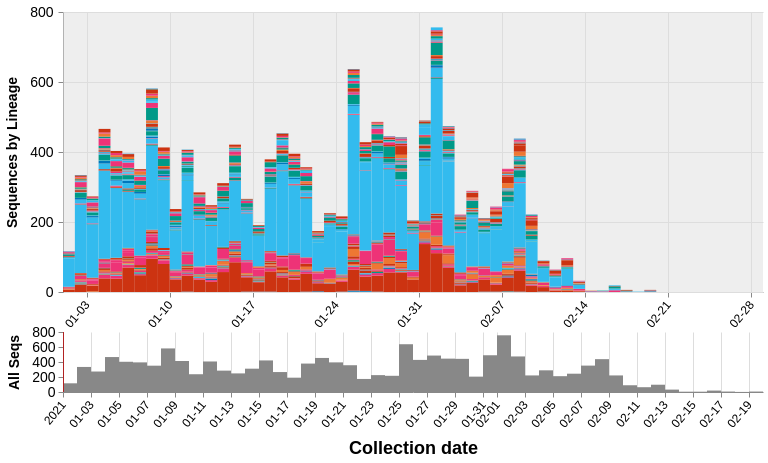

Write the Vega-Lite specification saved for this chart.
### Vega specification from a JSON file in a GitHub repository (floating-point values rounded to 4 significant figures; data arrays with more than 128 entries replaced by an {"elided": "..."} marker saying what was removed)
{"$schema": "https://vega.github.io/schema/vega/v5.json", "description": "A basic stacked bar chart example.", "comment": "These will be overridden by the container of this vega plot", "width": 700, "height": 380, "padding": 5, "signals": [{"name": "disableSelectionColoring", "value": true}, {"name": "detailHeight", "value": 280}, {"name": "detailClip", "update": "detailHeight == 0"}, {"name": "overviewY", "update": "detailHeight == 0 ? 0 : detailHeight + 40"}, {"name": "overviewHeight", "value": 60}, {"name": "dateRangeStart", "value": 1575158400000, "comment": "Along with dateRangeEnd, these are hard limits on the dates shown. May need to update when we hit 2021. Dates are in milliseconds, unix epoch"}, {"name": "dateRangeEnd", "value": 4070908800000}, {"name": "dateBin", "value": 86400000, "comment": "Binning of observations by date, where date is in milliseconds. Default is 1 day (1000 * 60 * 60 * 24). This should never be less than a day. This is passed to the bin transform of cases_by_date_and_group"}, {"name": "yearBin", "value": 31556952000}, {"name": "overviewYLabel", "value": "All Seqs", "comment": "Y-axis label of the overview (bottom) panel"}, {"name": "detailYLabel", "value": "Sequences by Lineage", "comment": "Y-axis label of the detail (upper) panel"}, {"name": "yFormat", "value": "s"}, {"name": "stackOffset", "value": "zero", "comment": "Whether to show the counts as percentages ('normalize') or as absolute counts ('zero'). This is passed to the stack transform of cases_by_date_and_group"}, {"name": "cumulativeWindow", "value": [0, 0], "comment": "Window to calculate cumulative counts over. [0, 0] disables this behavior, while [null, 0] does the cumulative counting"}, {"name": "detailDomain", "value": null, "comment": "The date range selected on the overview (bottom) panel. The units are in JS date objects. If there is no date selected, this should be null."}, {"name": "brush", "value": 0, "comment": "The date range selected on the overview (bottom) panel, in screen-space coordinate units (pixels). This will be converted to dates for the detailDomain signal by referencing the xOverview scale"}, {"name": "delta", "value": 0, "comment": "The difference between windows when dragging a date selection window in the overview (bottom) panel. It is tracked onmousemove and used to update the 'brush' signal after mouseup. Units are in screen-space coordinates (pixels)"}, {"name": "xdown", "value": 0, "comment": "The initial screen-space click location, in screen-space coordinates (pixels), when first clicking on the date range window before dragging it. This is used to calculate the 'delta' signal"}, {"name": "anchor", "value": null, "comment": "The initial 'brush' signal state, when clicking on the date range window to drag it. Units are in screen-space coordinates (pixels). Used to update the 'brush' signal after dragging it."}, {"name": "hoverBar", "value": null, "comment": "Used to store which group is hovered over. Is an object with field 'group'"}, {"name": "clear", "value": true, "comment": "If clicking on anything but a grouped bar, then clear the selection (by clearing the 'selection' data object)", "on": [{"events": "mouseup[!event.item]", "update": "true", "force": true}]}, {"name": "shift", "value": false, "comment": "Track whether or not the shift key is pressed. Used to select multiple groups by holding down shift before clicking", "on": [{"events": "@detailbars:click", "update": "event.shiftKey", "force": true}]}, {"name": "clicked", "value": null, "comment": "Track clicks on the group bars, for selection purposes", "on": [{"events": "@detailbars:click", "update": "{group: datum.group}", "force": true}]}], "data": [{"name": "selected", "comment": "A list of groups that are selected", "values": [{"group": "B.1.1"}], "on": [{"trigger": "clear", "remove": true}, {"trigger": "!shift", "remove": true}, {"trigger": "!shift && clicked", "insert": "clicked"}, {"trigger": "shift && clicked", "toggle": "clicked"}]}, {"name": "cases_by_date_and_group", "comment": "Main data object, same as caseData in store", "values": {"elided": "1797 records"}, "transform": [{"comment": "this creates the group_sum field on each item, which is a total sum of all cases for that group across all dates", "type": "joinaggregate", "ops": ["sum"], "fields": ["counts"], "as": ["group_counts"], "groupby": ["group", "group_name"]}, {"comment": "Bin observations by date. The width of each bin is determined by the signal dateBin. Since the most detail in the date from GISAID is by day, the bin shouldn't ever be smaller than a day.", "type": "bin", "field": "collection_date", "extent": [{"signal": "dateRangeStart"}, {"signal": "dateRangeEnd"}], "step": {"signal": "dateBin"}, "as": ["day_start", "day_end"]}, {"comment": "After binning, combine observations in the same group and day, by taking the sum of the sequence counts. The max aggs on group_counts and color are just to carry the fields over.", "type": "aggregate", "groupby": ["group", "group_name", "day_start", "day_end"], "fields": ["counts", "group_counts", "color"], "ops": ["sum", "max", "max"], "as": ["counts", "group_counts", "color"]}, {"comment": "If a group isn't present in a dateBin that others are, then impute an empty value. This is only important for the cumulative view, so as to keep things consistent. Unfortunately I don't know how to impute for days with no data at all yet. This leads to some gaps in the cumulative view.", "type": "impute", "field": "counts", "key": "day_start", "groupby": ["group", "group_name", "color", "group_counts"], "value": 0}, {"comment": "Recalculate the day_end from the day_start and dateBin, since the imputation can't work on more than one field at once.", "type": "formula", "expr": "datum.day_start + dateBin", "as": "day_end"}, {"comment": "Calculate the cumulative counts. If we're not running in cumulative mode, then output the cumulative count in a dummy field (determined by the signal windowField). If we are in cumulative mode, then overwrite the counts field.", "type": "window", "sort": {"field": "day_start"}, "groupby": ["group", "group_name"], "ops": ["sum"], "fields": ["counts"], "as": ["counts_new"], "frame": {"signal": "cumulativeWindow"}}, {"comment": "Stack bars on the same date in preparation for the visualization. Offset (zero vs. normalize) controls counts vs. percentages.", "type": "stack", "groupby": ["day_start"], "sort": {"field": "group"}, "field": "counts_new", "offset": {"signal": "stackOffset"}}]}, {"name": "years", "comment": "Groups cases by year, used to color the background of this plot by year", "source": "cases_by_date_and_group", "transform": [{"comment": "Bin observations by year", "type": "bin", "field": "day_start", "extent": [{"signal": "dateRangeStart"}, {"signal": "dateRangeEnd"}], "step": {"signal": "yearBin"}, "as": ["year_start", "year_end"]}, {"comment": "Collapse to just year_starts and ends", "type": "aggregate", "groupby": ["year_start", "year_end"]}, {"comment": "Sort by year_start", "type": "collect", "sort": {"field": "year_start"}}, {"comment": "Assign each year an id", "type": "identifier", "as": "id"}]}, {"name": "cases_by_date", "source": "cases_by_date_and_group", "comment": "Collapse cases by date (ignore group), for the data in the overview (bottom) plot", "transform": [{"type": "aggregate", "groupby": ["day_start", "day_end"], "fields": ["counts"], "ops": ["sum"], "as": ["counts_by_date"]}]}], "marks": [{"type": "group", "name": "detail", "comment": "The mark group for the detail (upper) panel", "encode": {"comment": "The width and height should be overridden by the plot's container", "update": {"clip": {"signal": "detailClip"}, "height": {"signal": "detailHeight"}, "width": {"signal": "width"}}}, "signals": [{"name": "hoverBar", "comment": "Set the hoverBar signal when a bar is hovered over, and clear it when the mouse is hovered over anything else", "push": "outer", "on": [{"events": "@detailbars:mouseover!", "update": "{group: datum.group, collection_date: datum.day_start}"}, {"events": "@detailbars:mouseout!", "update": "null"}]}], "scales": [{"name": "x", "comment": "Provide two fields for the domain, since if we only provide the day_start, the last day will get cut off, and if we only provide day_end, the first day will get cut off", "type": "time", "range": "width", "domain": {"fields": [{"data": "cases_by_date", "field": "day_start"}, {"data": "cases_by_date", "field": "day_end"}]}, "domainRaw": {"signal": "detailDomain"}, "nice": {"interval": "day", "step": 14}}, {"name": "y", "comment": "Scale the y axis from 0 to the highest bar height", "type": "linear", "range": [{"signal": "detailHeight"}, 0], "nice": true, "zero": true, "domain": {"data": "cases_by_date_and_group", "field": "y1"}}], "marks": [{"type": "group", "comment": "Not sure why we need a group mark here, but this is how it is in the example plot, so I didn't change it", "encode": {"update": {"height": {"field": {"group": "height"}}, "width": {"field": {"group": "width"}}}}, "axes": [{"orient": "bottom", "scale": "x", "zindex": 0, "format": {"year": "%Y", "quarter": "%m-%d", "month": "%m-%d", "week": "%m-%d", "date": "%m-%d", "hours": " "}, "grid": true, "gridScale": "y", "gridColor": "#DDD", "labelAngle": 310, "labelAlign": "right", "labelBaseline": "middle", "labelPadding": 5, "labelFontSize": 12, "tickCount": 10}, {"orient": "left", "scale": "y", "format": {"signal": "yFormat"}, "zindex": 0, "grid": true, "gridColor": "#DDD", "title": {"signal": "detailYLabel"}, "titleFontSize": 14, "titlePadding": 10, "labelFontSize": 14, "labelPadding": 5, "tickCount": 5}], "marks": [{"comment": "background rectangles which alternate colors", "type": "rect", "name": "yearBG", "from": {"data": "years"}, "clip": true, "interactive": false, "encode": {"update": {"zindex": [{"value": 0}], "x": {"scale": "x", "field": "year_start"}, "x2": {"scale": "x", "field": "year_end"}, "y": {"signal": "detailHeight"}, "y2": {"value": 0}, "fill": [{"test": "datum.id % 2 === 0", "value": "#fff"}, {"value": "#ddd"}], "opacity": [{"value": 0.5}]}}}, {"type": "rect", "name": "detailbars", "from": {"data": "cases_by_date_and_group"}, "clip": true, "encode": {"enter": {"strokeWidth": {"value": 1}}, "update": {"tooltip": {"signal": "{title: datum.group_name, 'Total sequences': datum.group_counts, 'Sequences': datum.counts_new, 'Collection date': timeFormat(datum.day_start, '%b %d %Y')}"}, "x": {"scale": "x", "field": "day_start"}, "x2": {"scale": "x", "field": "day_end"}, "y": {"scale": "y", "field": "y0"}, "y2": {"scale": "y", "field": "y1"}, "fill": [{"test": "disableSelectionColoring || (!length(data('selected')) || indata('selected', 'group', datum.group)) && (datum.counts_new > 0)", "field": "color", "comment": "If this group is selected, or if nothing is selected, then color it normally."}, {"value": "#CCC", "comment": "If there is a selected group and this group isn't one of them, then color it light grey"}], "stroke": [{"test": "hoverBar && hoverBar.group == datum.group && datum.counts_new > 0", "value": "#000", "comment": "If this group is being hovered over, then set outline it black. Since we're imputing empty groups, only highlight groups with more than zero cases."}, {"value": "transparent"}], "zindex": [{"test": "hoverBar && hoverBar.group == datum.group && datum.counts > 0", "value": 3, "comment": "Same as the 'stroke' test, but we also need to set the z-index here since it's possible the outline stroke will get hidden under other bars"}, {"value": 1}]}}}]}]}, {"type": "group", "name": "overview", "comment": "Mark group for the overview (bottom) panel", "encode": {"comment": "The width should be overridden by the plot container", "update": {"x": {"value": 0}, "y": {"signal": "overviewY"}, "width": {"signal": "width"}, "height": {"signal": "overviewHeight"}, "fill": {"value": "transparent"}}}, "signals": [{"name": "brush", "comment": "Trigger the date selection brush when any area of the overview plot is clicked. The update code was originally [x(), x()], but I changed it to snap to days instead of selecting by screen-space pixel. All the code does is convert from screen-space pixels --> date --> days --> round to nearest day --> date --> screen-space pixels. invert() is used to convert from pixels to date, and round(x / 86400000) rounds to the nearest day. round() * 86400000 converts from days back into the date (in milliseconds), and scale() converts from date back into screen-space coordinates. This fragment of code is used in all the signals below for day-snapping.", "push": "outer", "on": [{"events": {"merge": [{"markname": "overview", "type": "mousedown"}, {"markname": "overviewbars", "type": "mousedown"}]}, "update": "[scale('xOverview', round(invert('xOverview', x()) / 86400000) * 86400000), scale('xOverview', round(invert('xOverview', x()) / 86400000) * 86400000)]"}, {"comment": "Clear the brush selection on any double-click", "events": {"merge": [{"markname": "overview", "type": "dblclick"}, {"markname": "brushrect", "type": "dblclick"}]}, "update": "0"}, {"comment": "Update the brush on mousemove. Hold the first point of the range constant (brush[0]), and modify brush[1] by snapping to day as well (see comment above). clamp() is used to ensure that the range stays within the bounds of the plot. Capture mousemove events on both the plot and the bars to allow dragging anywhere on the overview plot", "events": {"merge": [{"source": "window", "type": "mousemove", "between": [{"markname": "overview", "type": "mousedown"}, {"source": "window", "type": "mouseup"}], "consume": true}, {"source": "window", "type": "mousemove", "between": [{"markname": "overviewbars", "type": "mousedown"}, {"source": "window", "type": "mouseup"}], "consume": true}]}, "update": "[brush[0], clamp(scale('xOverview', round(invert('xOverview', x()) / 86400000) * 86400000), 0, width)]"}, {"comment": "When the mousemove is finished (marked by mouseup event), then reorganize the brush vector so that the lesser value is first", "events": {"merge": [{"markname": "overview", "type": "mouseup"}, {"markname": "brushrect", "type": "mouseup"}]}, "update": "abs(span(brush)) <= 2 ? 0 : [brush[0], brush[1]]"}, {"comment": "Capture when the date range window is dragged, and update the ranges. Since the dragging logic implements day-snapping on its own, we don't have to round anything here.", "events": {"signal": "delta"}, "update": "clampRange([anchor[0] + delta, anchor[1] + delta], 0, width)"}]}, {"name": "anchor", "comment": "Make a copy of the brush vector when the date range is clicked. Used by the 'brush' signal to update itself after a date range drag", "push": "outer", "on": [{"events": "@brushrect:mousedown", "update": "slice(brush)"}]}, {"name": "xdown", "comment": "Track the initial drag x-coordinate, and snap to the nearest day. Used to set the 'delta' signal", "push": "outer", "on": [{"events": "@brushrect:mousedown", "update": "scale('xOverview', round(invert('xOverview', x()) / 86400000) * 86400000)"}]}, {"name": "delta", "comment": "Track how far and in what direction the date range was dragged. Snap to the nearest day. Used to set the 'brush' signal after a date range drag", "push": "outer", "on": [{"events": "[@brushrect:mousedown, window:mouseup] > window:mousemove!", "update": "scale('xOverview', round(invert('xOverview', x()) / 86400000) * 86400000) - xdown"}]}, {"name": "detailDomain", "comment": "The same as the 'brush' signal, but in date coordinates instead of screen-space (pixel) coordinates", "push": "outer", "on": [{"events": {"signal": "brush"}, "update": "span(brush) ? invert('xOverview', brush) : null"}]}], "scales": [{"name": "xOverview", "comment": "Provide two fields for the domain, since if we only provide the day_start, the last day will get cut off, and if we only provide day_end, the first day will get cut off", "type": "time", "range": "width", "domain": {"fields": [{"data": "cases_by_date", "field": "day_start"}, {"data": "cases_by_date", "field": "day_end"}]}}, {"name": "yOverview", "type": "linear", "range": [{"signal": "overviewHeight"}, 0], "domain": {"data": "cases_by_date", "field": "counts_by_date"}, "nice": true, "zero": true}], "axes": [{"orient": "bottom", "scale": "xOverview", "title": "Collection date", "titleFontSize": 18, "titlePadding": 10, "format": {"year": "%Y", "quarter": "%m-%d", "month": "%m-%d", "week": "%m-%d", "date": "%m-%d", "hours": " "}, "grid": true, "gridColor": "#DDD", "gridScale": "yOverview", "labelAngle": 310, "labelAlign": "right", "labelBaseline": "middle", "labelPadding": 5, "labelFontSize": 12, "tickCount": 15}, {"orient": "left", "scale": "yOverview", "title": {"signal": "overviewYLabel"}, "titleFontSize": 14, "titlePadding": 10, "labelFontSize": 14, "labelPadding": 3, "tickCount": 3}], "marks": [{"type": "rect", "name": "overviewbars", "from": {"data": "cases_by_date"}, "encode": {"update": {"x": {"scale": "xOverview", "field": "day_start"}, "x2": {"scale": "xOverview", "field": "day_end"}, "y": {"scale": "yOverview", "value": 0}, "y2": {"scale": "yOverview", "field": "counts_by_date"}, "fill": [{"test": "detailDomain && inrange(datum.day_start, [detailDomain[0], detailDomain[1] - 1])", "value": "#f00", "comment": "Color this bar red if it's within the date selection range"}, {"value": "#888"}]}}}, {"type": "rect", "name": "brushrect", "comment": "Draw the date selection range", "interactive": false, "encode": {"enter": {"y": {"value": 0}, "height": {"signal": "overviewHeight"}, "fill": {"value": "#333"}, "fillOpacity": {"value": 0.2}}, "update": {"x": {"signal": "if(detailDomain == null, null, scale('xOverview', detailDomain[0]))"}, "x2": {"signal": "if(detailDomain == null, null, scale('xOverview', detailDomain[1]))"}}}}, {"type": "rect", "comment": "Draw the beginning bar of the date selection range", "interactive": false, "encode": {"enter": {"y": {"value": 0}, "height": {"signal": "overviewHeight"}, "width": {"value": 1}, "fill": {"value": "firebrick"}}, "update": {"x": {"signal": "if(detailDomain == null, brush[0], scale('xOverview', detailDomain[0]))"}}}}, {"type": "rect", "comment": "Draw the ending bar of the date selection range", "interactive": false, "encode": {"enter": {"y": {"value": 0}, "height": {"signal": "overviewHeight"}, "width": {"value": 1}, "fill": {"value": "firebrick"}}, "update": {"x": {"signal": "if(detailDomain == null, brush[0], scale('xOverview', detailDomain[1]))"}}}}]}]}
